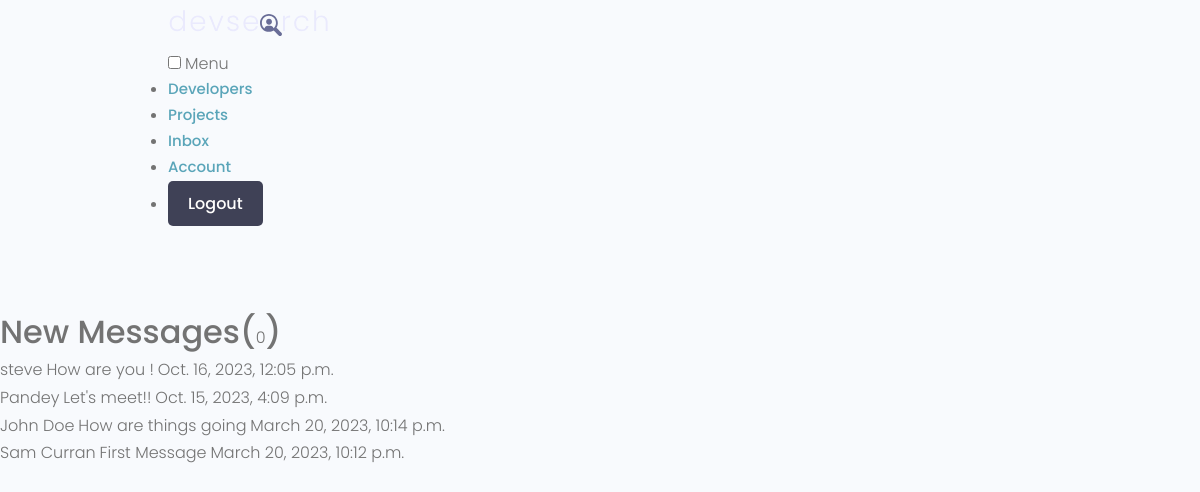
Page /inbox/ (signed in) on the earlier database version.
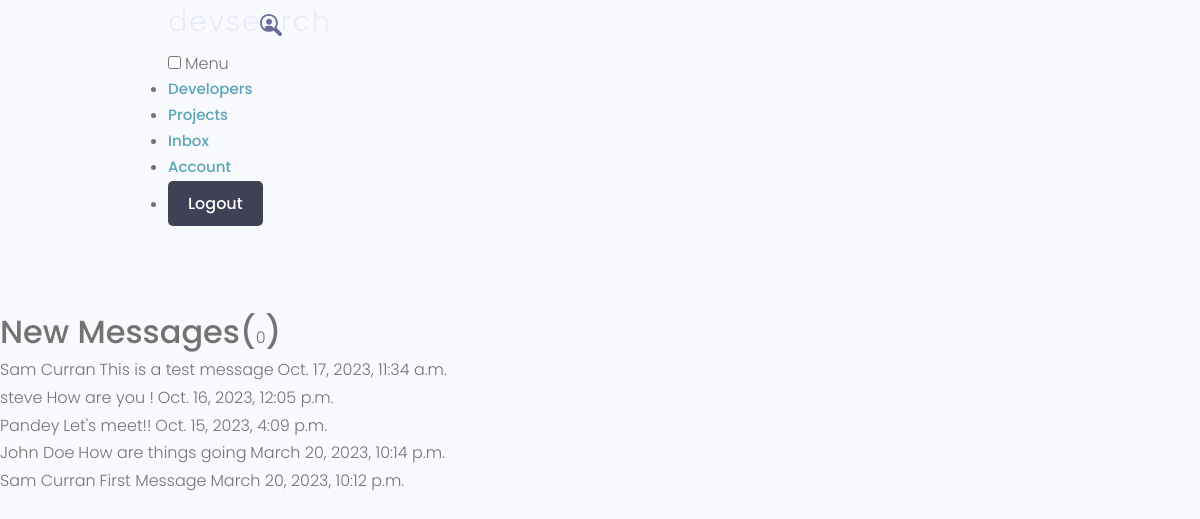
Same page on the later database version.
### users/models.py (models this page shows, shortened)
class Message(models.Model):
    sender=models.ForeignKey(Profile, on_delete=models.SET_NULL, null=True, blank=True)
    recipient=models.ForeignKey(Profile, on_delete=models.SET_NULL, null=True, blank=True, related_name="messages")
    name=models.CharField(max_length=200, null=True, blank=True)
    email=models.EmailField(max_length=200, null=True, blank=True)
    subject=models.CharField(max_length=200, null=True, blank=True)
    body=models.TextField()
    is_read=models.BooleanField(default=False, null=True)
    created=models.DateTimeField(auto_now_add=True)
    id=models.UUIDField(default=uuid.uuid4, unique=True, primary_key=True, editable=False)
    class Meta:
        ordering=['is_read', '-created']

### users/views.py (the view)
# urls.py: path('inbox/', views.inbox, name='inbox'),
@login_required(login_url='login')
def inbox(request):
    profile=request.user.profile
    messageRequests=profile.messages.all()
    unreadCount=messageRequests.filter(is_read=False).count()
    context={'messageRequests':messageRequests, 'unreadCount':unreadCount}
    return render(request, 'users/inbox.html', context)

### users/templates/users/inbox.html
{% extends 'main.html' %}
{% block content %}
  <main class="inbox my-xl">
    <div class="content-box">
      <h3 class="inbox__title">New Messages(<span>{{unreadCount }}</span>)</h3>
      <ul class="messages">
        {% for message in messageRequests %}
        {% if message.is_read == False %}
          <li class="message message--unread">
        {% else %}
          <li class="message">
        {% endif %}
          <a href="{% url 'message' message.id %}">
            <span class="message__author">{{message.name}}</span>
            <span class="message__subject">{{message.subject}}</span>
            <span class="message__date">{{message.created}}</span>
          </a>
        </li>
        {% endfor %}
      </ul>
    </div>
  </main>
{% endblock content %}

Differences in the rows shown:
added Message: name "Sam Curran", subject "This is a test message", created "Oct. 17, 2023, 11:34 a.m."
